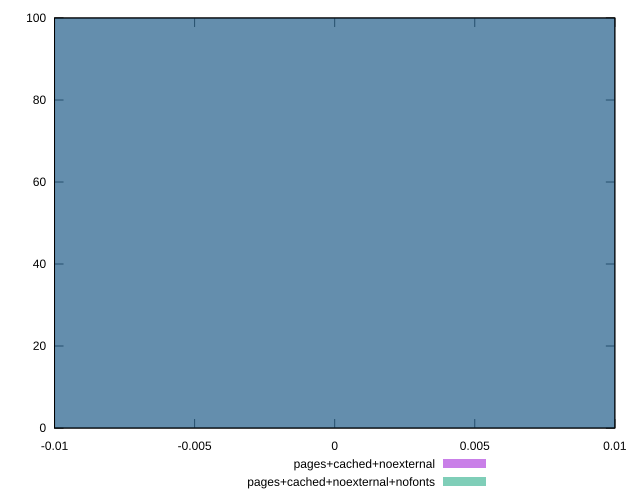

Generate this figure with gnuplot:
reset

$pagesCachedNoexternal <<EOF
0 100
EOF

$pagesCachedNoexternalNofonts <<EOF
0 100
EOF

set key outside below
set boxwidth 0.1
set xrange [-0.01:0.01]
set yrange [0:100]
set trange [0:100]
set style fill transparent solid 0.5 noborder
set terminal svg size 640, 500 enhanced background rgb 'white'
set output "reprap/legacy-javascript/comparison/histogram/5_vs_6.svg"

plot $pagesCachedNoexternal title "pages+cached+noexternal" with boxes, \
     $pagesCachedNoexternalNofonts title "pages+cached+noexternal+nofonts" with boxes

reset
